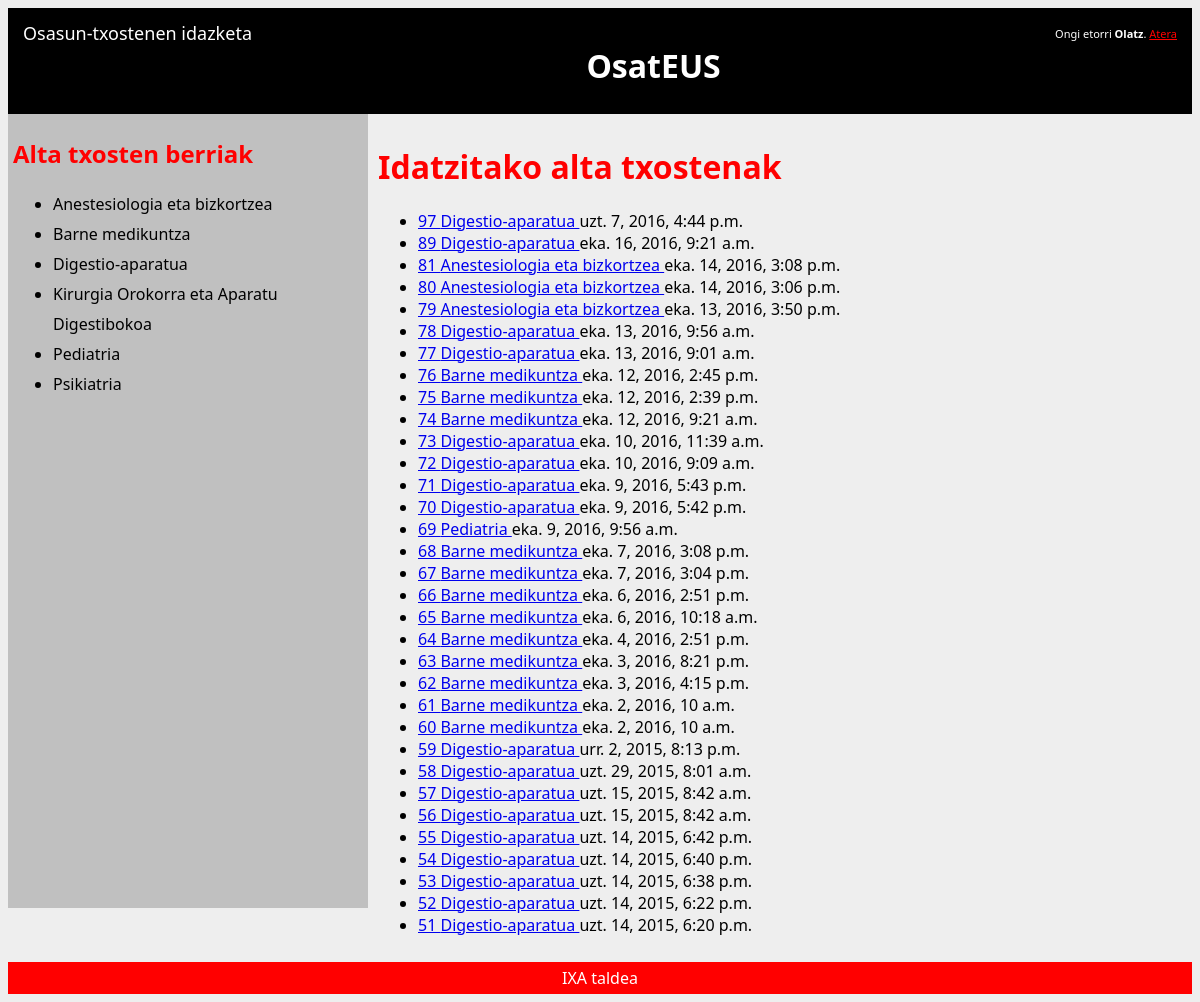
Page /txantiloiak/ (signed in) on the committed database.
### txantiloiak/models.py (models this page shows, shortened)
class Espezialitatea(models.Model):
    izena = models.CharField(max_length=50)
    MOTA_AUKERAK = (
        ('AL','Alta txostena'),
        ('EB','Ebolutiboa'),
    )
    mota = models.CharField(max_length=2,
                            choices=MOTA_AUKERAK)

class Txostena(models.Model):
    egilea = models.ForeignKey(User)
    data = models.DateTimeField(default=datetime.now,blank=True)
    txosten_testua = models.ManyToManyField(Atala,through='EdukiaAtala')
    def get_espezialitatea(self):
        return self.txosten_testua.all()[0].espezialitatea.izena
    class Meta:
        ordering = ["-data"]

class Atala(models.Model):
    izenburua = models.CharField(max_length=50)
    hautazkoa = models.BooleanField(default=False)
    espezialitatea = models.ForeignKey('Espezialitatea')
    testua = models.TextField(blank=True,default='')
    ordena = models.IntegerField()
    class Meta:
        ordering = ['espezialitatea','ordena']
    def defektuzkoTestua(self):
        if self.testua=='':
            return False
        else:
            return True
    defektuzkoTestua.boolean = True

### txantiloiak/views.py (the view)
class IndexView(generic.ListView):
    template_name = 'txantiloiak/index.html'
    context_object_name = 'espezialitateen_zerrenda'
    def get_queryset(self):
        return Espezialitatea.objects.order_by('izena')
    def get_context_data(self, *args, **kwargs):
        context = super(IndexView, self).get_context_data(*args,**kwargs)
        context["egindako_txostenak"] = Txostena.objects.filter(egilea=self.request.user)
        return context

### txantiloiak/templates/txantiloiak/index.html (shortened to what this page needs)
{% load staticfiles %}
<head>
</head>
<link rel="stylesheet" type="text/css" href="{% static 'txantiloiak/style.css' %}" />
    <div id="header">
        <div id="branding">
        {% block branding %}<h1>Osasun-txostenen idazketa</h1>{% endblock %}
        </div>
        {% block usertools %}
        <div id="user-tools">
            {% block welcome-msg %}Ongi etorri <strong>{% firstof user.get_short_name user.get_username %}</strong>.
            {% endblock %}
            {% block userlinks %}
                <a href="{% url 'logout' %}">Atera</a>
            {% endblock %}
        </div>
        {% endblock %}
    </div>
<div id="header">
  <h1>OsatEUS</h1>
</div>
<div id="nav">
<h2>Alta txosten berriak</h2>
{% if espezialitateen_zerrenda %}
    <ul>
    {% for espe in espezialitateen_zerrenda %}
        <li><a href="/txantiloiak/{{ espe.id }}/berria">{{ espe.izena }}</a></li>
    {% endfor %}
    </ul>
{% else %}
    <p>Ez daude espezialitaterik atzigarri.</p>
{% endif %}
</div>
{% block content %}
<div id="section">
<h1>Idatzitako alta txostenak</h1>
{% if user.is_authenticated %}
{% if egindako_txostenak %}
<ul>
  {% for txos in egindako_txostenak %}
  <li><a href="/txantiloiak/laburpena/{{ txos.id }}/">{{ txos.id }} {{ txos.get_espezialitatea }} </a>{{txos.data}}</li>
  {% endfor %}
</ul>
{% else %}
<p>Ez dituzu txostenik gordeta</p>
{% endif %}
{% else %}
<p>Ez zaude kautotuta </p>
{% endif %}
</div>
{% endblock %}
<div id="footer">
IXA taldea
</div>

### txantiloiak/static/txantiloiak/style.css (style rules this page uses)
#header { background-color:black; color:white; text-align:center; padding:5px; }
#nav { line-height:30px; background-color:#C0C0C0; height:100%; min-width:350px; width: 20%; float:left; padding:5px; }
#section { width:550px; float:left; padding:10px; }
#footer { background-color:red; color:white; clear:both; text-align:center; padding:5px; }
#nav h2 { color:red; }
#nav a { text-decoration: none; color:black; }
#section h1 { color:red; }
#branding { float: left; }
#branding h1 { padding: 0 10px; font-size: 18px; margin: 8px 0; font-weight: normal; }
#branding h1, #branding h1 a:link, #branding h1 a:visited { text-decoration: none; }
#user-tools { float: right; padding: 1.2em 10px; font-size: 11px; text-align: right; }
#user-tools a { color: red; }

### rows in the picture
Espezialitatea: izena "Anestesiologia eta bizkortzea"
Espezialitatea: izena "Barne medikuntza"
Espezialitatea: izena "Digestio-aparatua"
Espezialitatea: izena "Kirurgia Orokorra eta Aparatu Digestibokoa"
Espezialitatea: izena "Pediatria"
Espezialitatea: izena "Psikiatria"
Txostena: id "97", get_espezialitatea "Digestio-aparatua", data "uzt. 7, 2016, 4:44 p.m."
Txostena: id "89", get_espezialitatea "Digestio-aparatua", data "eka. 16, 2016, 9:21 a.m."
Txostena: id "81", get_espezialitatea "Anestesiologia eta bizkortzea", data "eka. 14, 2016, 3:08 p.m."
Txostena: id "80", get_espezialitatea "Anestesiologia eta bizkortzea", data "eka. 14, 2016, 3:06 p.m."
Txostena: id "79", get_espezialitatea "Anestesiologia eta bizkortzea", data "eka. 13, 2016, 3:50 p.m."
Txostena: id "78", get_espezialitatea "Digestio-aparatua", data "eka. 13, 2016, 9:56 a.m."
Txostena: id "77", get_espezialitatea "Digestio-aparatua", data "eka. 13, 2016, 9:01 a.m."
Txostena: id "76", get_espezialitatea "Barne medikuntza", data "eka. 12, 2016, 2:45 p.m."
Txostena: id "75", get_espezialitatea "Barne medikuntza", data "eka. 12, 2016, 2:39 p.m."
Txostena: id "74", get_espezialitatea "Barne medikuntza", data "eka. 12, 2016, 9:21 a.m."
Txostena: id "73", get_espezialitatea "Digestio-aparatua", data "eka. 10, 2016, 11:39 a.m."
Txostena: id "72", get_espezialitatea "Digestio-aparatua", data "eka. 10, 2016, 9:09 a.m."
Txostena: id "71", get_espezialitatea "Digestio-aparatua", data "eka. 9, 2016, 5:43 p.m."
Txostena: id "70", get_espezialitatea "Digestio-aparatua", data "eka. 9, 2016, 5:42 p.m."
Txostena: id "69", get_espezialitatea "Pediatria", data "eka. 9, 2016, 9:56 a.m."
Txostena: id "68", get_espezialitatea "Barne medikuntza", data "eka. 7, 2016, 3:08 p.m."
Txostena: id "67", get_espezialitatea "Barne medikuntza", data "eka. 7, 2016, 3:04 p.m."
Txostena: id "66", get_espezialitatea "Barne medikuntza", data "eka. 6, 2016, 2:51 p.m."
Txostena: id "65", get_espezialitatea "Barne medikuntza", data "eka. 6, 2016, 10:18 a.m."
Txostena: id "64", get_espezialitatea "Barne medikuntza", data "eka. 4, 2016, 2:51 p.m."
Txostena: id "63", get_espezialitatea "Barne medikuntza", data "eka. 3, 2016, 8:21 p.m."
Txostena: id "62", get_espezialitatea "Barne medikuntza", data "eka. 3, 2016, 4:15 p.m."
Txostena: id "61", get_espezialitatea "Barne medikuntza", data "eka. 2, 2016, 10 a.m."
Txostena: id "60", get_espezialitatea "Barne medikuntza", data "eka. 2, 2016, 10 a.m."
Txostena: id "59", get_espezialitatea "Digestio-aparatua", data "urr. 2, 2015, 8:13 p.m."
Txostena: id "58", get_espezialitatea "Digestio-aparatua", data "uzt. 29, 2015, 8:01 a.m."
Txostena: id "57", get_espezialitatea "Digestio-aparatua", data "uzt. 15, 2015, 8:42 a.m."
Txostena: id "56", get_espezialitatea "Digestio-aparatua", data "uzt. 15, 2015, 8:42 a.m."
Txostena: id "55", get_espezialitatea "Digestio-aparatua", data "uzt. 14, 2015, 6:42 p.m."
Txostena: id "54", get_espezialitatea "Digestio-aparatua", data "uzt. 14, 2015, 6:40 p.m."
Txostena: id "53", get_espezialitatea "Digestio-aparatua", data "uzt. 14, 2015, 6:38 p.m."
Txostena: id "52", get_espezialitatea "Digestio-aparatua", data "uzt. 14, 2015, 6:22 p.m."
Txostena: id "51", get_espezialitatea "Digestio-aparatua", data "uzt. 14, 2015, 6:20 p.m."
